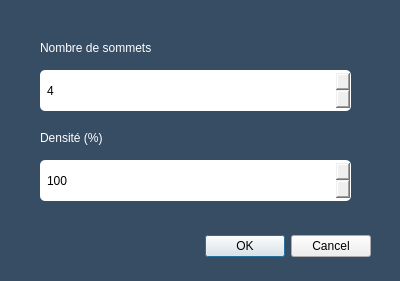
<?xml version="1.0" encoding="UTF-8"?>
<ui version="4.0">
 <class>Generator</class>
 <widget class="QDialog" name="Generator">
  <property name="geometry">
   <rect>
    <x>0</x>
    <y>0</y>
    <width>400</width>
    <height>281</height>
   </rect>
  </property>
  <property name="sizePolicy">
   <sizepolicy hsizetype="Fixed" vsizetype="Fixed">
    <horstretch>0</horstretch>
    <verstretch>0</verstretch>
   </sizepolicy>
  </property>
  <property name="contextMenuPolicy">
   <enum>Qt::DefaultContextMenu</enum>
  </property>
  <property name="windowTitle">
   <string>Générer un graphe</string>
  </property>
  <property name="windowIcon">
   <iconset resource="ressources.qrc">
    <normaloff>:/imgs/icon.png</normaloff>:/imgs/icon.png</iconset>
  </property>
  <property name="styleSheet">
   <string notr="true">#Generator{
background:#374d64;
}</string>
  </property>
  <widget class="QDialogButtonBox" name="buttonBox">
   <property name="geometry">
    <rect>
     <x>30</x>
     <y>231</y>
     <width>341</width>
     <height>31</height>
    </rect>
   </property>
   <property name="orientation">
    <enum>Qt::Horizontal</enum>
   </property>
   <property name="standardButtons">
    <set>QDialogButtonBox::Cancel|QDialogButtonBox::Ok</set>
   </property>
  </widget>
  <widget class="QSpinBox" name="verticesNb">
   <property name="geometry">
    <rect>
     <x>40</x>
     <y>70</y>
     <width>311</width>
     <height>41</height>
    </rect>
   </property>
   <property name="styleSheet">
    <string notr="true">#verticesNb{
padding:5px;
border-radius:5px;
}
#verticesNb::up-button{
	padding-right:5px;
	image: url(:/imgs/arrow-up.png);
}
#verticesNb::down-button{
	padding-right:5px;
	image: url(:/imgs/arrow-down.png);
}</string>
   </property>
   <property name="maximum">
    <number>200</number>
   </property>
   <property name="value">
    <number>4</number>
   </property>
  </widget>
  <widget class="QSpinBox" name="density">
   <property name="geometry">
    <rect>
     <x>40</x>
     <y>160</y>
     <width>311</width>
     <height>41</height>
    </rect>
   </property>
   <property name="styleSheet">
    <string notr="true">#density{
padding:5px;
border-radius:5px;
}
#density::up-button{
	padding-right:5px;
	image: url(:/imgs/arrow-up.png);
}
#density::down-button{
	padding-right:5px;
	image: url(:/imgs/arrow-down.png);
}</string>
   </property>
   <property name="maximum">
    <number>100</number>
   </property>
   <property name="value">
    <number>100</number>
   </property>
  </widget>
  <widget class="QLabel" name="label">
   <property name="geometry">
    <rect>
     <x>40</x>
     <y>40</y>
     <width>181</width>
     <height>16</height>
    </rect>
   </property>
   <property name="styleSheet">
    <string notr="true">font: 500 9pt &quot;Gotham&quot;;
color: rgb(255, 255, 255);</string>
   </property>
   <property name="text">
    <string>Nombre de sommets</string>
   </property>
  </widget>
  <widget class="QLabel" name="label_2">
   <property name="geometry">
    <rect>
     <x>40</x>
     <y>130</y>
     <width>181</width>
     <height>16</height>
    </rect>
   </property>
   <property name="styleSheet">
    <string notr="true">font: 500 9pt &quot;Gotham&quot;;
color: rgb(255, 255, 255);</string>
   </property>
   <property name="text">
    <string>Densité (%)</string>
   </property>
  </widget>
 </widget>
 <resources>
  <include location="ressources.qrc"/>
 </resources>
 <connections>
  <connection>
   <sender>buttonBox</sender>
   <signal>rejected()</signal>
   <receiver>Generator</receiver>
   <slot>reject()</slot>
   <hints>
    <hint type="sourcelabel">
     <x>316</x>
     <y>260</y>
    </hint>
    <hint type="destinationlabel">
     <x>286</x>
     <y>274</y>
    </hint>
   </hints>
  </connection>
  <connection>
   <sender>buttonBox</sender>
   <signal>accepted()</signal>
   <receiver>Generator</receiver>
   <slot>accept()</slot>
   <hints>
    <hint type="sourcelabel">
     <x>248</x>
     <y>254</y>
    </hint>
    <hint type="destinationlabel">
     <x>157</x>
     <y>274</y>
    </hint>
   </hints>
  </connection>
 </connections>
</ui>
